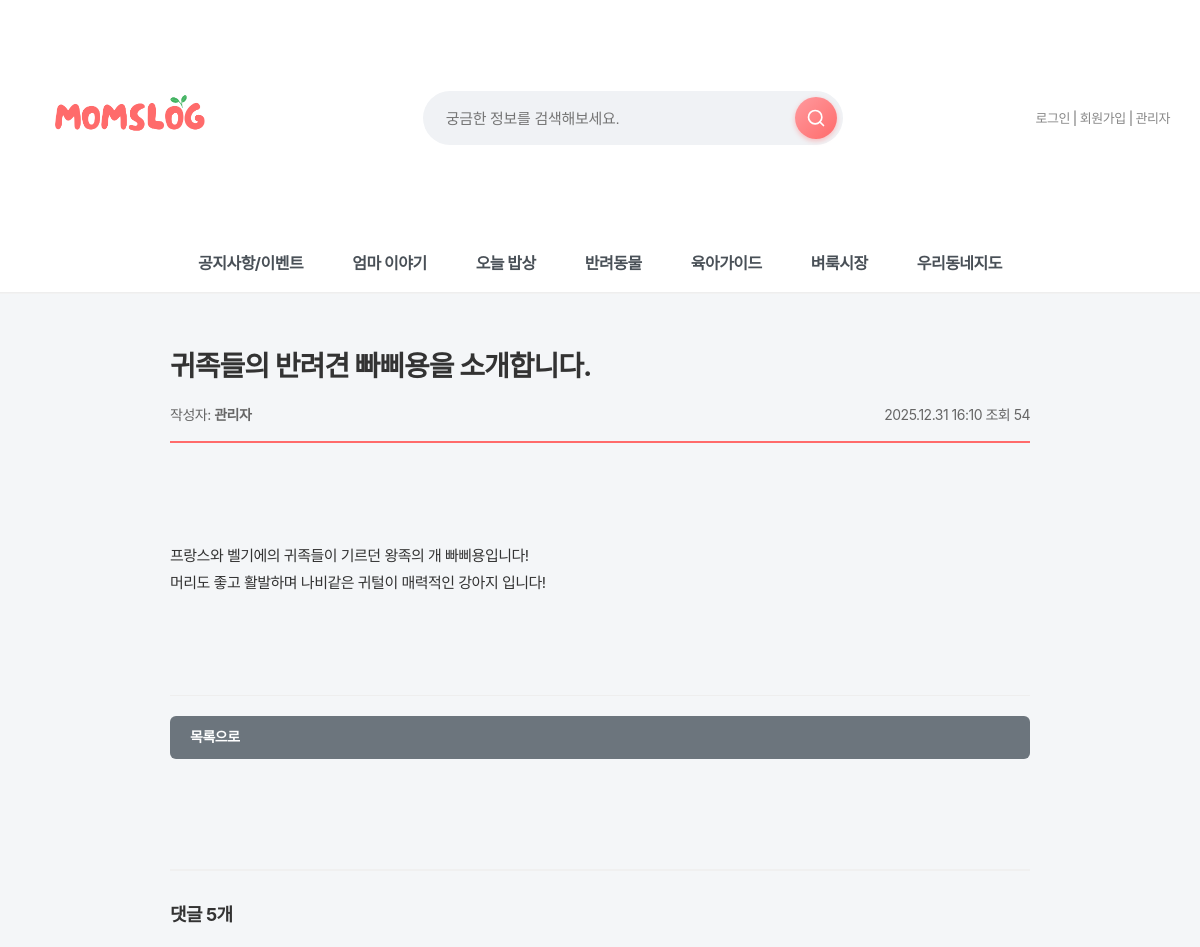
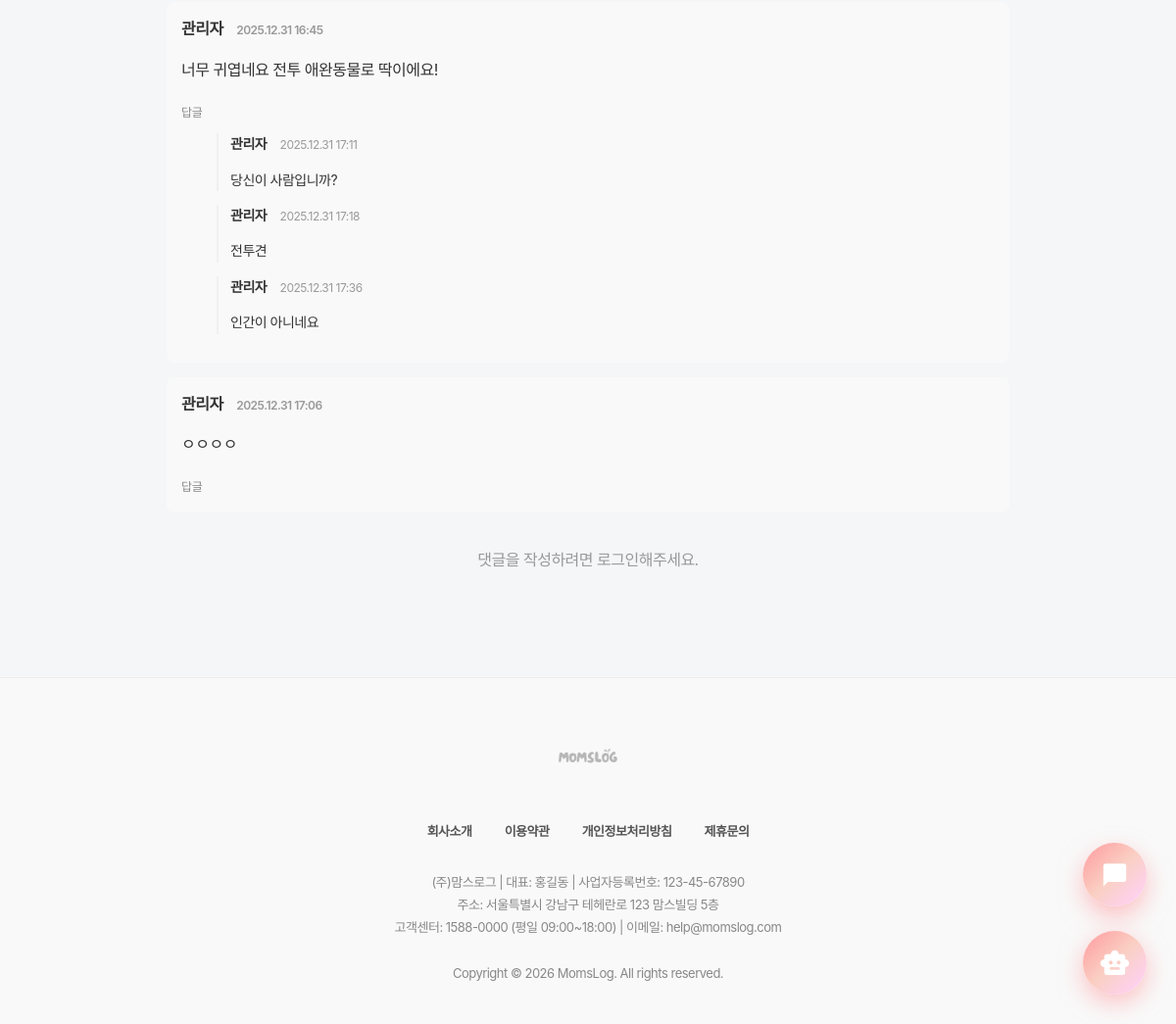
The page /board/pet/17/ on the database its author committed (2 pictures, top to bottom).
### board/models.py (models this page shows, shortened)
class PetPost(models.Model):
    title = models.CharField(max_length=200, verbose_name="제목")
    content = models.TextField(verbose_name="내용")
    author = models.ForeignKey(
        settings.AUTH_USER_MODEL,
        on_delete=models.SET_NULL,
        null=True,
        blank=True,
        verbose_name="작성자"
    )
    views = models.IntegerField(default=0, verbose_name="조회수")
    created_at = models.DateTimeField(auto_now_add=True, verbose_name="작성일")
    updated_at = models.DateTimeField(auto_now=True, verbose_name="수정일")
    class Meta:
        verbose_name = '반려동물 게시판'
        verbose_name_plural = '반려동물 게시판'
        ordering = ['-created_at']

class PetComment(models.Model):
    post = models.ForeignKey(
        PetPost,
        on_delete=models.CASCADE,
        related_name='comments',
        verbose_name='게시글'
    )
    author = models.ForeignKey(
        settings.AUTH_USER_MODEL,
        on_delete=models.CASCADE,
        verbose_name='작성자'
    )
    content = models.TextField(verbose_name='내용')
    parent = models.ForeignKey(
        'self',
        null=True,
        blank=True,
        on_delete=models.CASCADE,
        related_name='replies',
        verbose_name='부모 댓글'
    )
    created_at = models.DateTimeField(auto_now_add=True, verbose_name='작성일')
    updated_at = models.DateTimeField(auto_now=True, verbose_name='수정일')
    class Meta:
        verbose_name = '반려동물 댓글'
        verbose_name_plural = '반려동물 댓글'
        ordering = ['created_at']

### accounts/models.py (models this page shows, shortened)
class User(AbstractUser):
    real_name = models.CharField("이름", max_length=30)
    nickname = models.CharField("닉네임", max_length=30, unique=True)
    jumin = models.CharField("주민번호", max_length=20)  # 000000-0000000
    phone = models.CharField("휴대폰 번호", max_length=20)
    email = models.EmailField("이메일", max_length=254)
    address = models.CharField("주소", max_length=200, blank=True, null=True)
    address_detail = models.CharField("상세주소", max_length=200, blank=True, null=True)
    point = models.PositiveIntegerField("포인트", default=0)
    grade = models.CharField("회원 등급", max_length=10, choices=GRADE_CHOICES, default="start")
    GENDER_CHOICES = [
        ('M', '남자'),
        ('F', '여자'),
    ]
    gender = models.CharField("성별", max_length=1, choices=GENDER_CHOICES, default='F')
    has_children = models.BooleanField("자녀 유무", default=False)
    CHILD_STAGE_CHOICES = [
        ("kindergarten", "유치원"),
        ("elementary", "초등학생"),
        ("middle", "중학생"),
        ("high", "고등학생"),
        ("adult", "성인"),
        ("other", "기타"),
    ]
    children_stages = models.JSONField("자녀 학령(복수)", default=list, blank=True)
    terms_agreed = models.BooleanField("약관 동의", default=False)

### board/views.py (the view)
# urls.py: path('pet/<int:pk>/', views.pet_detail, name='pet_detail'),
def pet_detail(request, pk):
    post = get_object_or_404(PetPost, pk=pk)
    PetPost.objects.filter(pk=pk).update(views=F('views') + 1)
    post.refresh_from_db()
    return render(request, 'board/pet_detail.html', {
        'post': post
    })

### quests/context_processors.py (called while the page is built, shortened)
def today_quest(request):
    if not request.user.is_authenticated:
        return {
            "today_quest": None,
            "grade_progress": None,
        }

### board/templates/board/pet_detail.html (shortened to what this page needs)
{% extends 'base.html' %}
{% load humanize %}
{% block content %}
<div class="pet-detail-container">
    <div class="pet-detail-header">
        <h1 class="pet-title">{{ post.title }}</h1>
        <div class="pet-meta">
            <div>
                <span>작성자: <strong>{{ post.author.nickname|default:post.author.username }}</strong></span>
            </div>
            <div>
                <span>{{ post.created_at|date:"Y.m.d H:i" }}</span>
                <span>조회 {{ post.views }}</span>
            </div>
        </div>
    </div>
    <div class="pet-content">
        {{ post.content|linebreaks }}
    </div>
    <div class="pet-actions">
        <a href="{% url 'board:pet_list' %}" class="btn btn-secondary">목록으로</a>
    </div>
</div>
<div class="pet-detail-container">
    <div class="comments-section">
        <div class="comments-header">댓글 {{ post.comments.count }}개</div>
        {% for comment in post.comments.all %}
            {% if not comment.parent %}
            <div class="comment-item">
                <div class="comment-author">
                    {{ comment.author.nickname|default:comment.author.username }}
                    <span class="comment-time">{{ comment.created_at|date:"Y.m.d H:i" }}</span>
                </div>
                <div class="comment-content">
                    {{ comment.content|linebreaks }}
                </div>
                <button type="button" class="comment-btn reply"
                        onclick="toggleReplyForm('{{ comment.id }}')">
                    답글
                </button>
                {% for reply in comment.replies.all %}
                <div class="reply-box">
                    <strong>{{ reply.author.nickname|default:reply.author.username }}</strong>
                    <span class="comment-time">{{ reply.created_at|date:"Y.m.d H:i" }}</span>
                    <div>{{ reply.content|linebreaks }}</div>
                </div>
                {% endfor %}
            </div>
            {% endif %}
        {% empty %}
            <p style="color: #888; text-align: center; padding: 20px;">아직 댓글이 없습니다.</p>
        {% endfor %}
        {% if user.is_authenticated %}
        <div class="comment-form" style="margin-top: 25px;">
            <form method="post" action="{% url 'board:pet_comment_create' post.id %}">
                {% csrf_token %}
                <textarea name="content" required placeholder="댓글을 입력하세요"></textarea>
                <div style="text-align: right; margin-top: 10px;">
                    <button type="submit" class="btn btn-primary">댓글 등록</button>
                </div>
            </form>
        </div>
        {% else %}
        <p style="color: #999; text-align: center; padding: 20px;">
            댓글을 작성하려면 <a href="{% url 'accounts:login' %}">로그인</a>해주세요.
        </p>
        {% endif %}
    </div>
</div>
{% endblock %}

### static/css/style.css (style rules this page uses)
body { font-family: "Pretendard Variable", "Pretendard", -apple-system, BlinkMacSystemFont, system-ui, Roboto, "Helvetica Neue", "Segoe UI", "Apple SD Gothic Neo", "Noto Sans KR", "Malgun Gothic", "Apple Color Emoji", "Segoe UI Emoji", "Segoe UI Symbol", sans-serif; margin: 0; padding: 0; background-color: #f4f6f8; color: #333; line-height: 1.6; letter-spacing: -0.5px; -webkit-font-smoothing: antialiased; -moz-osx-font-smoothing: grayscale; }
h1, h2, h3, h4, h5, h6 { font-weight: 700; letter-spacing: -1px; margin-top: 0; }
button, input, select, textarea { font-family: "Pretendard Variable", "Pretendard", sans-serif; letter-spacing: -0.3px; }
a { text-decoration: none; color: inherit; transition: all 0.3s ease; }
button { font-family: 'Pretendard', sans-serif; }

### static/css/mobile.css (style rules this page uses)
* { box-sizing: border-box; }

### static/css/darkmode.css (style rules this page uses)
body, header, .main-nav, .card, input, textarea, select, button, table { transition: background-color 0.3s ease, color 0.3s ease, border-color 0.3s ease; }

### static/css/premium-finish.css (style rules this page uses)
* { --transition-fast: 0.2s; --transition-normal: 0.3s; --transition-slow: 0.5s; --ease-spring: cubic-bezier(0.23, 1, 0.320, 1); --ease-smooth: cubic-bezier(0.25, 0.46, 0.45, 0.94); }

### static/css/chatbot.css (style rules this page uses)
:root { --primary-gradient: linear-gradient(135deg, #FF9A9E 0%, #FAD0C4 50%, #FFD1FF 100%); --glass-bg: rgba(255, 255, 255, 0.85); --glass-border: 1px solid rgba(255, 255, 255, 0.5); --shadow-xl: 0 20px 40px rgba(0, 0, 0, 0.1), 0 10px 20px rgba(0, 0, 0, 0.05); --text-dark: #2d3436; }
body { font-family: 'Pretendard', sans-serif; }

### main/templates/base.html (style rules this page uses)
* { font-family: "Pretendard", -apple-system, BlinkMacSystemFont, system-ui, Roboto, "Helvetica Neue", "Segoe UI", "Apple SD Gothic Neo", "Noto Sans KR", "Malgun Gothic", "Apple Color Emoji", "Segoe UI Emoji", "Segoe UI Symbol", sans-serif; }

### board/templates/board/pet_detail.html (style rules this page uses)
.pet-detail-container { max-width: 900px; margin: 30px auto; padding: 20px; }
.pet-detail-header { border-bottom: 2px solid #ff6b6b; padding-bottom: 15px; margin-bottom: 20px; }
.pet-title { font-size: 28px; font-weight: 700; margin-bottom: 15px; color: #333; }
.pet-meta { display: flex; justify-content: space-between; font-size: 14px; color: #666; flex-wrap: wrap; gap: 10px; }
.pet-content { line-height: 1.8; font-size: 15px; color: #333; white-space: pre-wrap; margin: 30px 0; }
.pet-actions { display: flex; gap: 10px; margin-top: 30px; padding-top: 20px; border-top: 1px solid #eee; }
.btn { padding: 10px 20px; border-radius: 6px; text-decoration: none; font-weight: 600; font-size: 14px; cursor: pointer; border: none; transition: .2s; }
.btn-secondary { background: #6c757d; color: white; flex: 1; }
.comments-section { margin-top: 40px; padding-top: 30px; border-top: 2px solid #f0f0f0; }
.comments-header { font-size: 18px; font-weight: 700; margin-bottom: 20px; }
.comment-item { background: #f9f9f9; padding: 15px; border-radius: 8px; margin-bottom: 15px; }
.comment-author { font-weight: 600; color: #333; margin-bottom: 5px; }
.comment-time { font-size: 12px; color: #999; margin-left: 10px; }
.comment-content { margin-top: 10px; line-height: 1.6; }
.comment-btn { background: #f1f3f5; color: #555; border: none; padding: 4px 12px; font-size: 12px; border-radius: 999px; cursor: pointer; transition: all 0.2s ease; }
.comment-btn.reply { background: transparent; color: #888; padding-left: 0; }
.reply-box { margin-left: 36px; margin-top: 10px; padding-left: 12px; border-left: 2px solid #f0f0f0; font-size: 14px; }

### rows shown on the page
PetPost: title "귀족들의 반려견 빠삐용을 소개합니다.", author.nickname "관리자", created_at "2025.12.31 16:10", views "54", content "프랑스와 벨기에의 귀족들이 기르던 왕족의 개 빠삐용입니다! 머리도 좋고 활발하며 나비같은 귀털이 매력적인 강아지 입니다!", comments.count "5"
PetComment: author.nickname "관리자", created_at "2025.12.31 16:45", content "너무 귀엽네요 전투 애완동물로 딱이에요!"
PetComment: author.nickname "관리자", created_at "2025.12.31 17:11", content "당신이 사람입니까?"
PetComment: author.nickname "관리자", created_at "2025.12.31 17:18", content "전투견"
PetComment: author.nickname "관리자", created_at "2025.12.31 17:36", content "인간이 아니네요"
PetComment: author.nickname "관리자", created_at "2025.12.31 17:06", content "ㅇㅇㅇㅇ"
